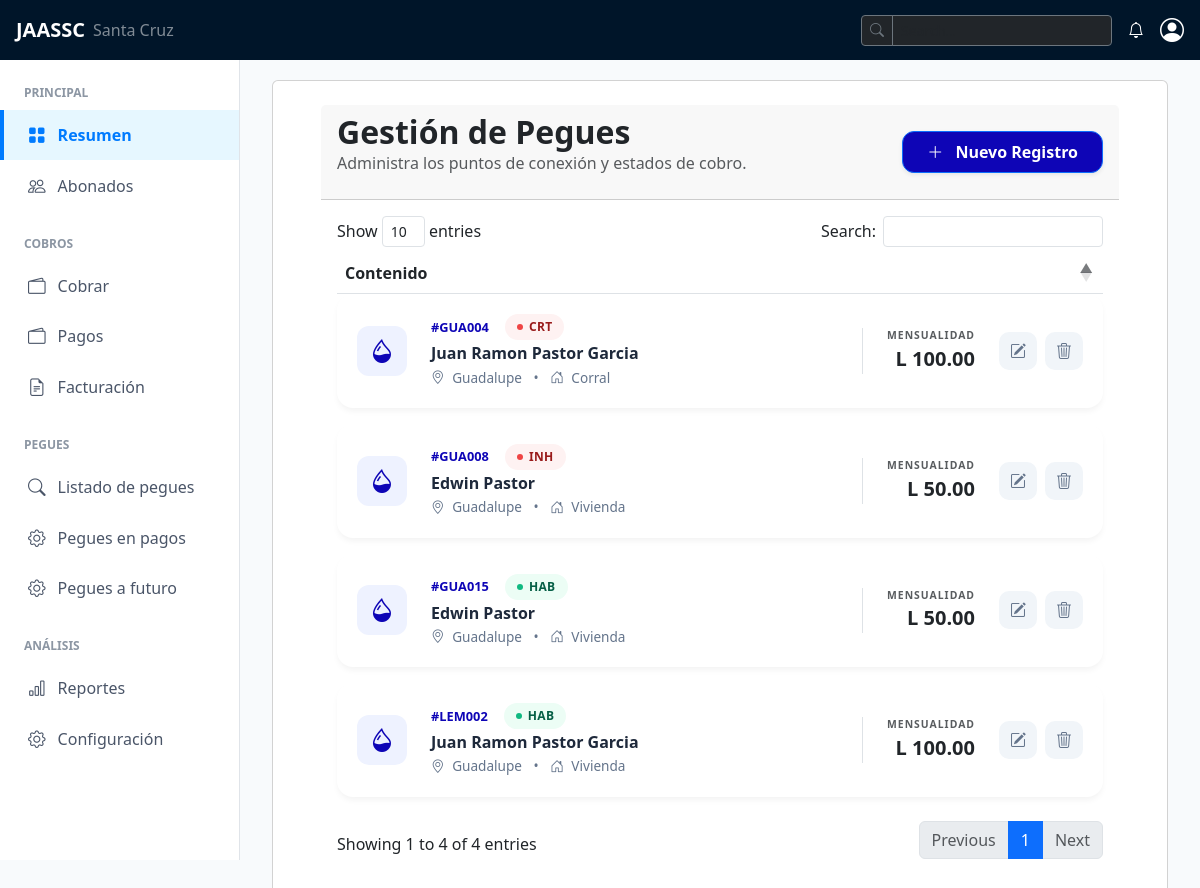
The app's page /pegues/, older data.
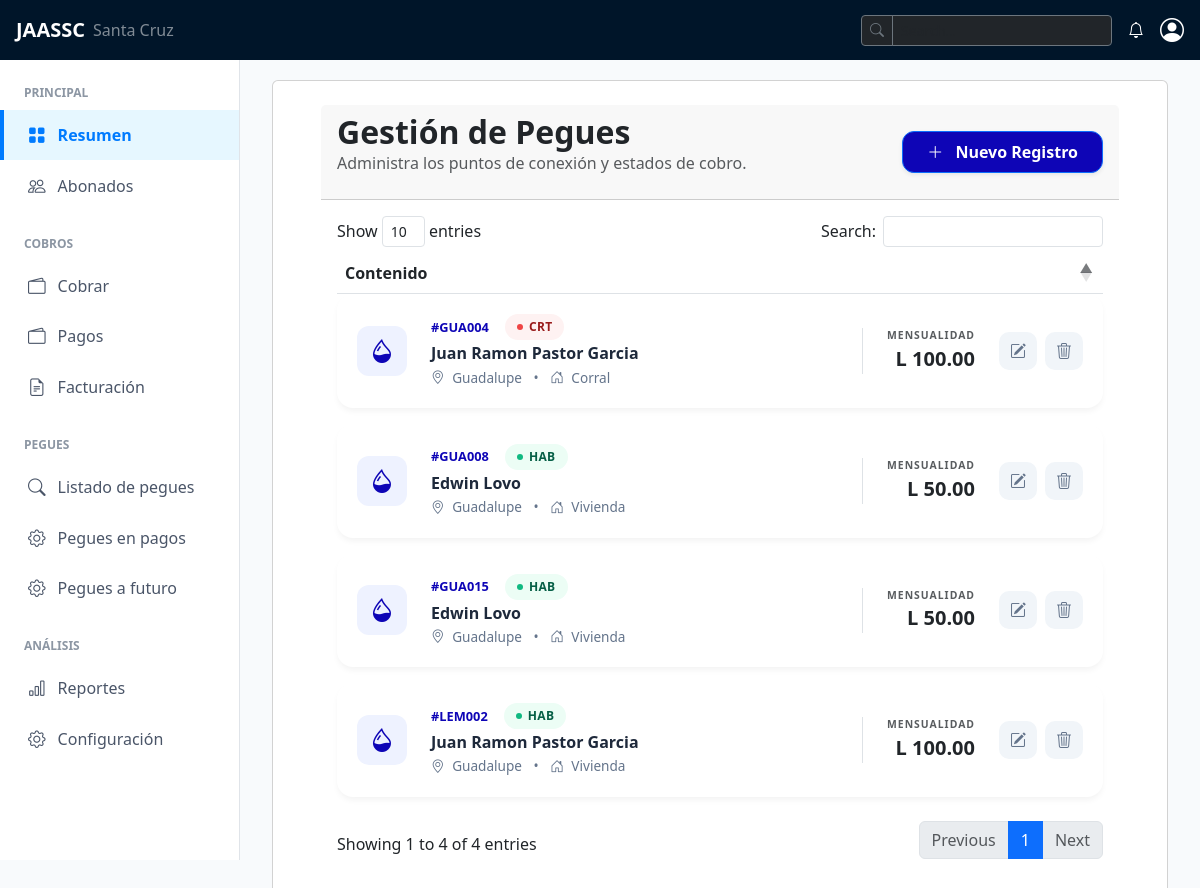
The same page, newer data.
### pegues/models.py (models this page shows, shortened)
class Pegue(models.Model):
    codigo_pegue = models.CharField(max_length=6, unique=True, validators=[
            RegexValidator(
                regex=r'^[A-Z0-9]*$',
                message='Solo se permiten letras mayúsculas y números.',
                code='invalid_uppercase'
            )
        ])
    abonado = models.ForeignKey(Abonado, on_delete=models.CASCADE, related_name="pegues")
    barrio = models.ForeignKey(Barrio, on_delete=models.PROTECT, related_name="abonados")
    linea_distribucion = models.ForeignKey(LineaDistribucion,on_delete=models.PROTECT, related_name="abonados", blank=True, null=True)
    estado = models.CharField(choices=[('HAB', 'Habilitada'), ('INH', 'Inhabilitada'), ('CRT', 'Cortada')], max_length=10, default='HAB')
    tipo = models.CharField(choices=[('VIV', 'Vivienda'), ('COR', 'Corral'), ('SOL', 'Solar'), ('COM', 'Comercio')], max_length=10, default='VIV')
    servicios = models.ManyToManyField(Servicio, related_name="abonados")
    fecha_instalacion = models.DateField(auto_now_add=True)
    @property
    def tarifa_mensual(self):
        return sum(servicio.monto for servicio in self.servicios.filter(activo=True))

### abonados/models.py (models this page shows, shortened)
class Abonado(models.Model):
    nombre = models.CharField(max_length=100)
    dni = models.CharField(max_length=13, unique=True, blank=True, null=True, default="")
    telefono = models.CharField(max_length=8, blank=True, null=True)

### barrios/models.py (models this page shows, shortened)
class Barrio(models.Model):
    nombre = models.CharField(max_length=100, unique=True)
    descripcion = models.TextField(blank=True, null=True)
    class Meta:
        ordering = ["nombre"]

### servicios/models.py (models this page shows, shortened)
class Servicio(models.Model):
    nombre = models.CharField(max_length=5, unique=True)
    descripcion = models.CharField(max_length=100, blank=True, null=True)
    monto = models.DecimalField(max_digits=10, decimal_places=2)
    activo = models.BooleanField(default=True)

### pegues/views.py (the view)
# urls.py: path("", views.abonados_index, name="view"),
def view(request):
    pegues = Pegue.objects.all().order_by('codigo_pegue')
    return render(request, "pegues/listado_pegues.html", {"pegues": pegues})

### pegues/templates/pegues/listado_pegues.html (shortened to what this page needs)
{% extends "index.html" %}
{% block content %}
<div class="container card py-4 p-5">
    <div class=" card-header d-flex flex-column flex-md-row justify-content-between align-items-md-center">
        <div>
            <h2 class="fw-bold text-dark m-0">Gestión de Pegues</h2>
            <p class="text-muted">Administra los puntos de conexión y estados de cobro.</p>
        </div>
        <button class="btn btn-primary px-4 py-2 mt-3 mt-md-0 shadow-sm"
                style="border-radius: 12px; background: var(--primary); font-weight: 600;"
                hx-get="{% url 'pegues:create' %}" hx-target="#modal-body" data-toggle="modal" data-target="#modal_create">
            <i class="bi bi-plus-lg me-2"></i> Nuevo Registro
        </button>
    </div>
    <div class=" card-body table-responsive" style="overflow: visible;">
        <table id="dataTable" class="table">
            <thead><tr><th>Contenido</th></tr></thead>
            <tbody>
                {% for pegue in pegues %}
                <tr>
                    <td class="p-0 border-0">
                        <div class="pegue-card">
                            <div class="d-flex align-items-center flex-grow-1">
                                <div class="icon-box d-none d-lg-flex me-4 align-items-center justify-content-center"
                                     style="min-width: 50px; height: 50px; background: var(--primary-soft); border-radius: 12px; color: var(--primary);">
                                    <i class="bi bi-droplet-half fs-4"></i>
                                </div>
                                <div class="text-start">
                                    <div class="d-flex align-items-center gap-3 mb-1">
                                        <span class="pegue-code">#{{ pegue.codigo_pegue }}</span>
                                        <div class="status-badge {% if pegue.estado == 'Activo' or pegue.estado == 'HAB' %}status-hab{% else %}status-no-hab{% endif %}">
                                            <span class="dot"></span> {{ pegue.estado }}
                                        </div>
                                    </div>
                                    <h5 class="abonado-title">{{ pegue.abonado.nombre }}</h5>
                                    <div class="meta-info mt-1">
                                        <i class="bi bi-geo-alt me-1"></i> {{ pegue.barrio.nombre }}
                                        <span class="mx-2 text-silver">•</span>
                                        <i class="bi bi-house-door me-1"></i> {{ pegue.get_tipo_display }}
                                    </div>
                                </div>
                            </div>
                            <div class="d-flex align-items-center gap-4 price-box ps-md-4 border-start">
                                <div class="text-end">
                                    <div class="text-muted small fw-bold text-uppercase" style="font-size: 0.65rem; letter-spacing: 1px;">Mensualidad</div>
                                    <div class="fw-bold text-dark fs-5">L {{ pegue.tarifa_mensual }}</div>
                                </div>
                                <div class="d-flex gap-2 actions-box">
                                    <button class="btn-action btn-edit" hx-get="{% url 'pegues:edit' pegue.id %}" hx-target="#modal-body" data-toggle="modal" data-target="#modal_create">
                                        <i class="bi bi-pencil-square"></i>
                                    </button>
                                    <button class="btn-action btn-delete" hx-get="{% url 'pegues:delete' pegue.id %}" hx-target="#modal-body" data-toggle="modal" data-target="#modal_create">
                                        <i class="bi bi-trash3"></i>
                                    </button>
                                </div>
                            </div>
                        </div>
                    </td>
                </tr>
                {% endfor %}
            </tbody>
        </table>
    </div>
</div>
{% endblock %}

Row changes from the older to the newer data that the page shows:
changed Pegue "GUA008": estado "INH" → "HAB"; abonado.nombre "Edwin Pastor" → "Edwin Lovo"
changed through a linked row, Pegue "GUA015": abonado.nombre "Edwin Pastor" → "Edwin Lovo"
